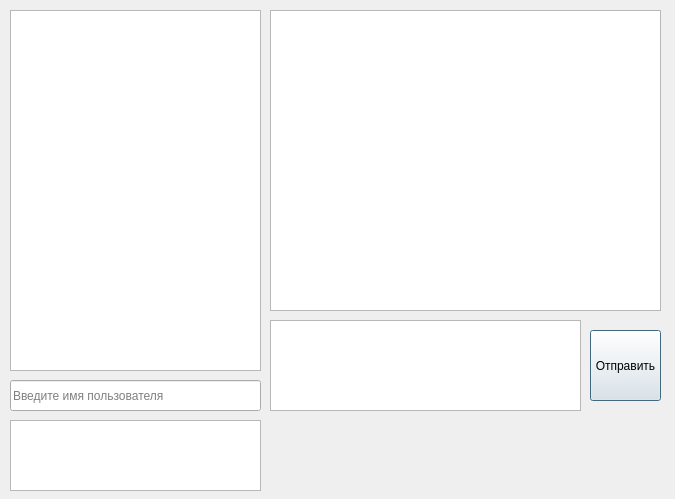
<?xml version="1.0" encoding="UTF-8"?>
<ui version="4.0">
 <class>Dialog</class>
 <widget class="QDialog" name="Dialog">
  <property name="geometry">
   <rect>
    <x>0</x>
    <y>0</y>
    <width>675</width>
    <height>499</height>
   </rect>
  </property>
  <property name="windowTitle">
   <string>Dialog</string>
  </property>
  <property name="toolTip">
   <string/>
  </property>
  <widget class="QListWidget" name="list_contacts">
   <property name="geometry">
    <rect>
     <x>10</x>
     <y>10</y>
     <width>251</width>
     <height>361</height>
    </rect>
   </property>
  </widget>
  <widget class="QListWidget" name="list_msgs">
   <property name="geometry">
    <rect>
     <x>270</x>
     <y>10</y>
     <width>391</width>
     <height>301</height>
    </rect>
   </property>
  </widget>
  <widget class="QPushButton" name="pushButton">
   <property name="geometry">
    <rect>
     <x>590</x>
     <y>330</y>
     <width>71</width>
     <height>71</height>
    </rect>
   </property>
   <property name="text">
    <string>Отправить</string>
   </property>
  </widget>
  <widget class="QTextEdit" name="text_new_msg">
   <property name="geometry">
    <rect>
     <x>270</x>
     <y>320</y>
     <width>311</width>
     <height>91</height>
    </rect>
   </property>
  </widget>
  <widget class="QLineEdit" name="line_find_contact">
   <property name="geometry">
    <rect>
     <x>10</x>
     <y>380</y>
     <width>251</width>
     <height>31</height>
    </rect>
   </property>
   <property name="text">
    <string/>
   </property>
   <property name="placeholderText">
    <string>Введите имя пользователя</string>
   </property>
  </widget>
  <widget class="QListWidget" name="list_add_contact">
   <property name="geometry">
    <rect>
     <x>10</x>
     <y>420</y>
     <width>251</width>
     <height>71</height>
    </rect>
   </property>
   <property name="toolTip">
    <string>Для добавления пользователя дважды кликните по его имени</string>
   </property>
  </widget>
 </widget>
 <resources/>
 <connections/>
</ui>
